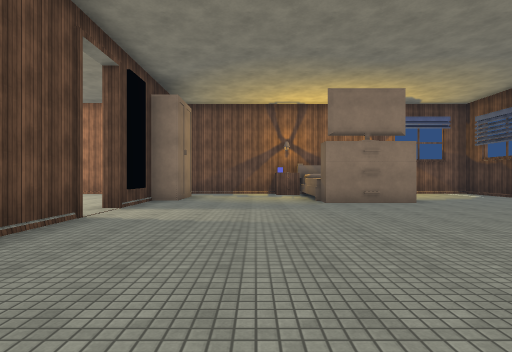
view 1 (above)

24 first-person views from a walk through a scene from a Unity 3-D project. The camera is 1.4 m above the floor, looks level and sees 80° across. The floor is counted in squares, 2 m on a side. Each view is taken from the middle of a square. On the plan, view 1 faces up. The plan holds only what a view shows up to about 10 squares ahead; the rest is blank. The place goes on beyond the plan. The player is left out. Some animated figures are not drawn. Door leaves are left out, so doorways stand open. Some surface patterns are stand-ins.

view 2
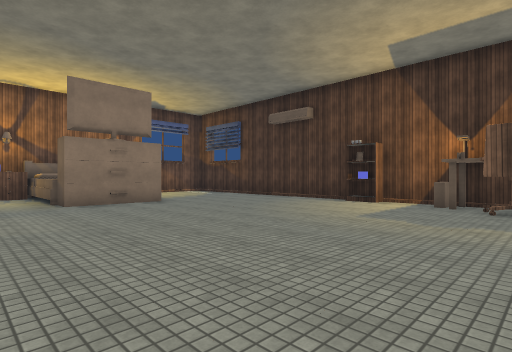

view 3
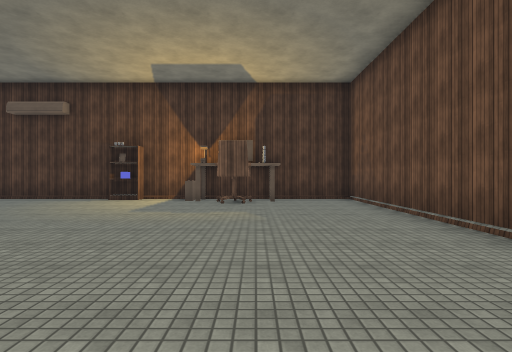

view 4
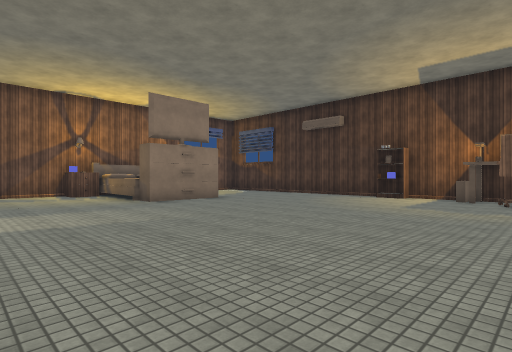

view 5
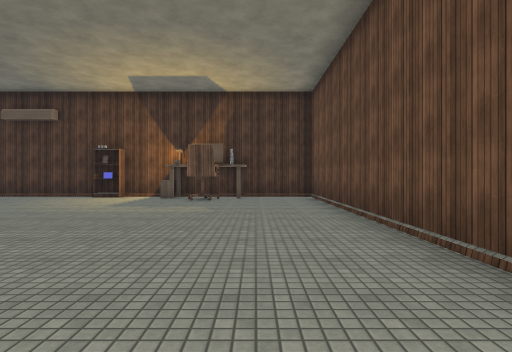

view 6
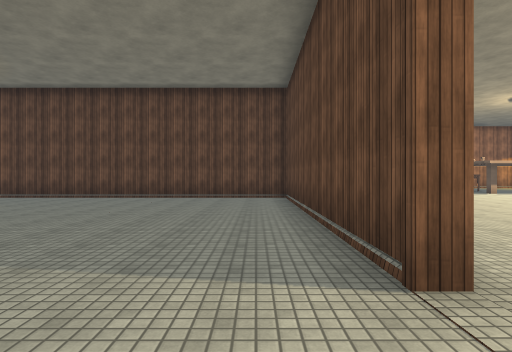

view 7
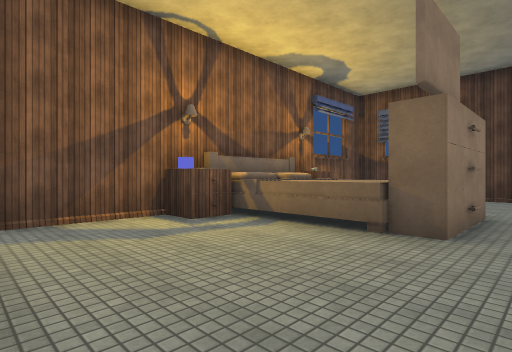

view 8
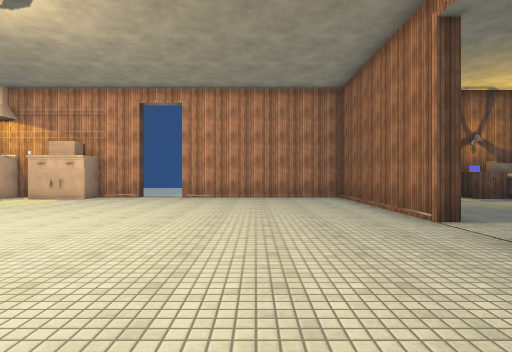

view 9
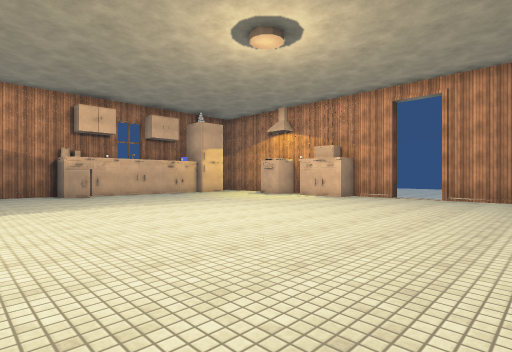

view 10
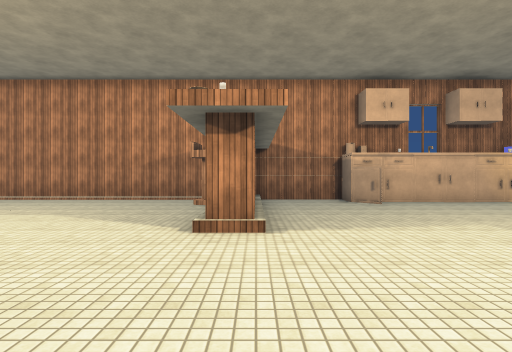

view 11
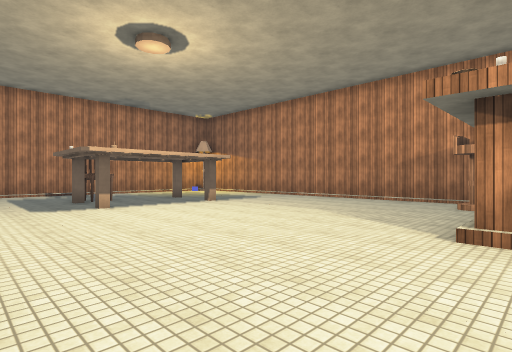

view 12
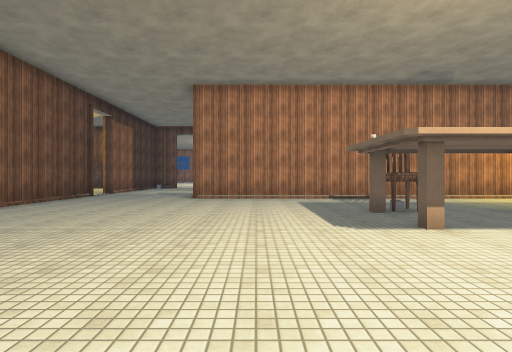

view 13
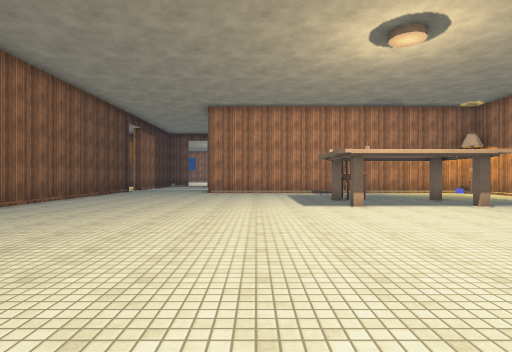

view 14
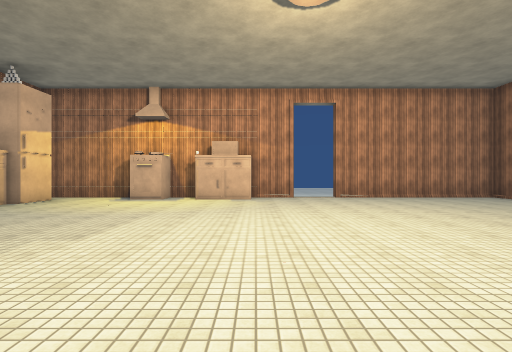

view 15
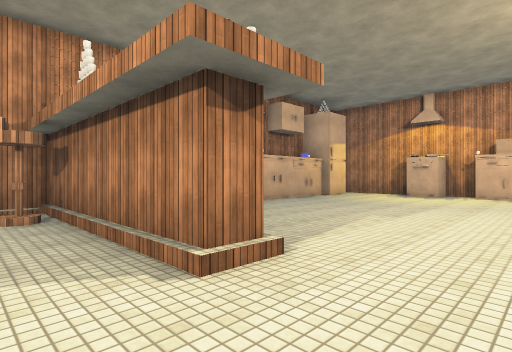

view 16
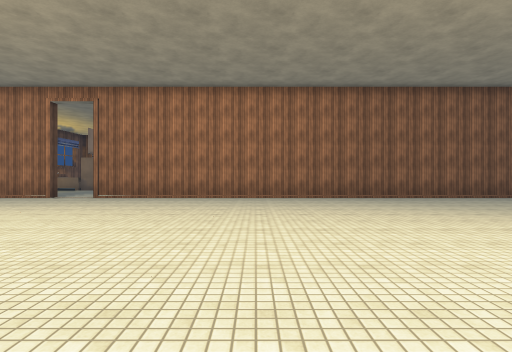

view 17
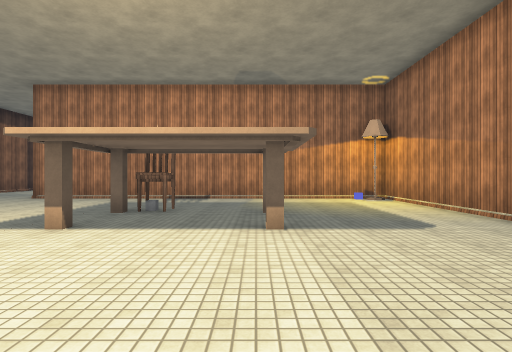

view 18
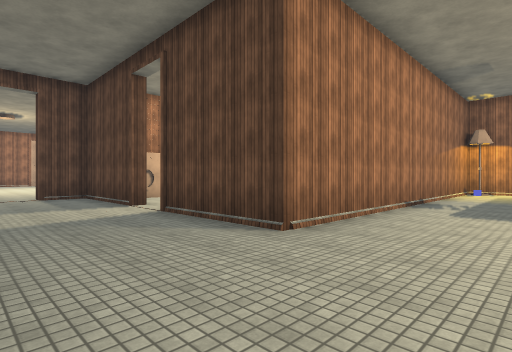

view 19
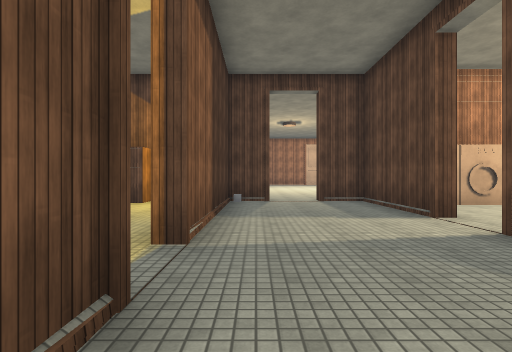

view 20
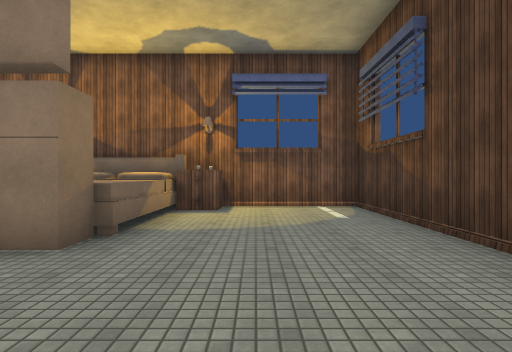

view 21
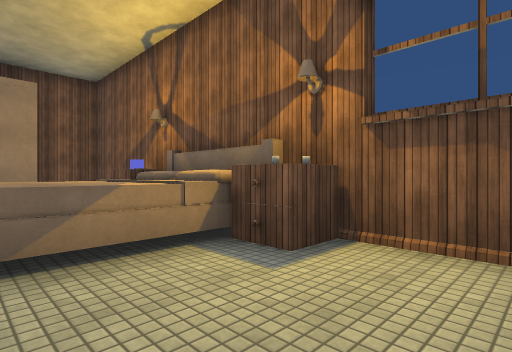

view 22
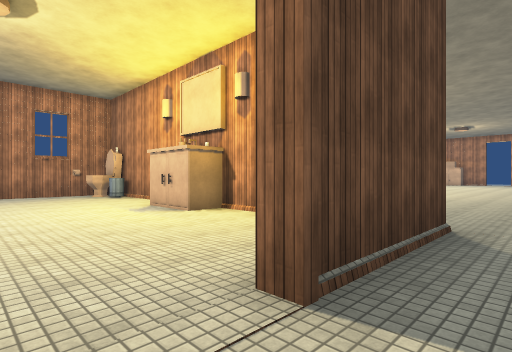

view 23
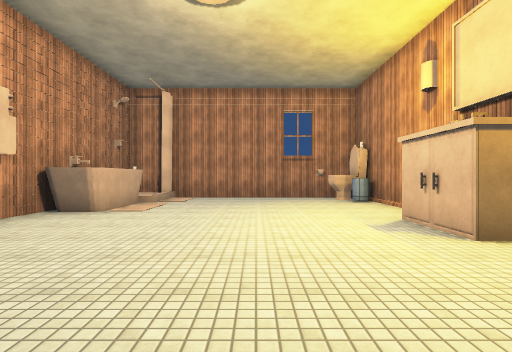

view 24
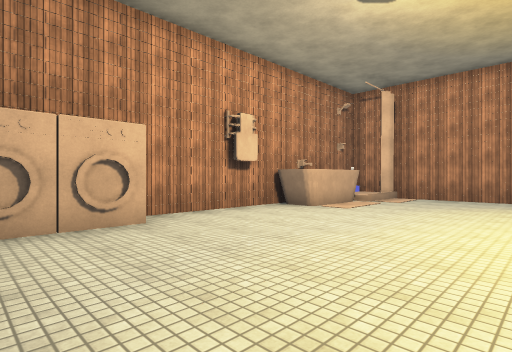

### Floor plan
Points are (right, up) in squares from view 1. A wall is a line through its corners. A room is listed if a view was taken in it or the views show most of it. See-through windows are left out.
Room 1 (views 1, 2, 3, 4, 5, 6, 7, 20, 21)
walls: (8.4, 3.4) (7.9, 3.4) (7.9, 4.4); (-3, 5.2) (-3, -2.6); (-3, 7.5) (-3, 6.6); (0.5, 12.1) (-3, 12.1) (-3, 10.6); (8.3, -2.5) (8.3, 12.1) (5.5, 12.1); (-3.1, -2.9) (7.4, -2.9)
ways out: opening at (-2, 9) to room 2; open door at (-3, 6) to room 2
objects: other object (1, 12); other object (2, 8) to (4, 8); other object (2, 9) to (4, 12); other object (5, 12); chair (7, 1); computer (7, 2); other object (8, 2)
Room 2 (views 8, 9, 10, 11, 12, 13, 14, 15, 16, 17, 18, 19, 22)
walls: (-12.9, 2.1) (-12.9, 1.4) (-18, 1.4) (-18, -9.4); (-18, 4.5) (-18, 2); (-15.5, -10.5) (-7, -10.5) (-7, -13.7) (-7.4, -13.7); (-18, -12.5) (-18, -13.5); (-3.2, -6.5) (-3.2, 5.2); (-3.2, 6.6) (-3.2, 12) (-8.5, 12); (-12.9, 12) (-17.8, 12); (-15.1, 12.1) (-17.8, 12.1); (-12.9, 12.1) (-13.9, 12.1); (-3.2, -11.8) (-3.2, -8.4); (-9.8, 12) (-11.1, 12); (-7.4, -15.1) (-7, -15.1) (-7, -18.6) (-5.8, -18.6) (-5.8, -18.9); (-18, -16.4) (-18, -18.1); (-3, 8.9) (-3, 7.5); (-4.5, -18.6) (-3.2, -18.6) (-3.2, -13.1) (-2.9, -13.1)
ways out: opening at (-2, 9) to room 1; open door at (-3, 6) to room 1; opening at (-16.7, -12) to room 3; opening at (-7, -14.5) to room 3; opening at (-3, -12.5); open door at (-9, 12)
objects: shower (-18, -17); other object (-18, -12); lamp (-18, -10); sink (-18, 6) to (-17, 8); other object (-18, 9) to (-17, 9); toilet (-17, -11); other object (-17, -10); chair (-17, 1); other object (-17, 5); fridge (-17, 10); bin (-16, -11); other object (-14, -7); other object (-14, -5); oven (-14, 11); other object (-13, -7); other object (-12, -11); chair (-12, -7); other object (-12, 11) to (-12, 12); other object (-11, -5); other object (-3, -18); other object (-3, 10)
Room 3 (views 23, 24)
walls: (-14.4, -18.1) (-10.4, -18.1); (-10.2, -10.7) (-11.4, -10.7); (-14.7, -10.7) (-15.4, -10.7); (-18, -13.5) (-18, -16.4); (-18, -18.1) (-16.1, -18.1)
ways out: opening at (-16.7, -12) to room 2; opening at (-7, -14.5) to room 2
objects: other object (-15, -18) to (-14, -17); washer (-10, -18); washer (-8, -18)

Positions as (right, up) in squares from view 1, and headings:
1: (0, 0), facing up
2: (0, 0), facing up-right
3: (-1, 0), facing right
4: (-2, 0), facing up-right
5: (-2, -1), facing right
6: (-2, 7), facing down
7: (-2, 7), facing up-right
8: (-6, 2), facing up
9: (-6, 2), facing up-left
10: (-9, 2), facing left
11: (-9, 2), facing down-left
12: (-9, -1), facing down
13: (-9, 2), facing down
14: (-11, 2), facing up
15: (-11, 0), facing up-left
16: (-13, 0), facing right
17: (-14, -1), facing down
18: (-4, -8), facing down-left
19: (-4, -10), facing down
20: (6, 5), facing up
21: (7, 9), facing up-left
22: (-6, -15), facing up-left
23: (-8, -14), facing left
24: (-8, -13), facing down-left
